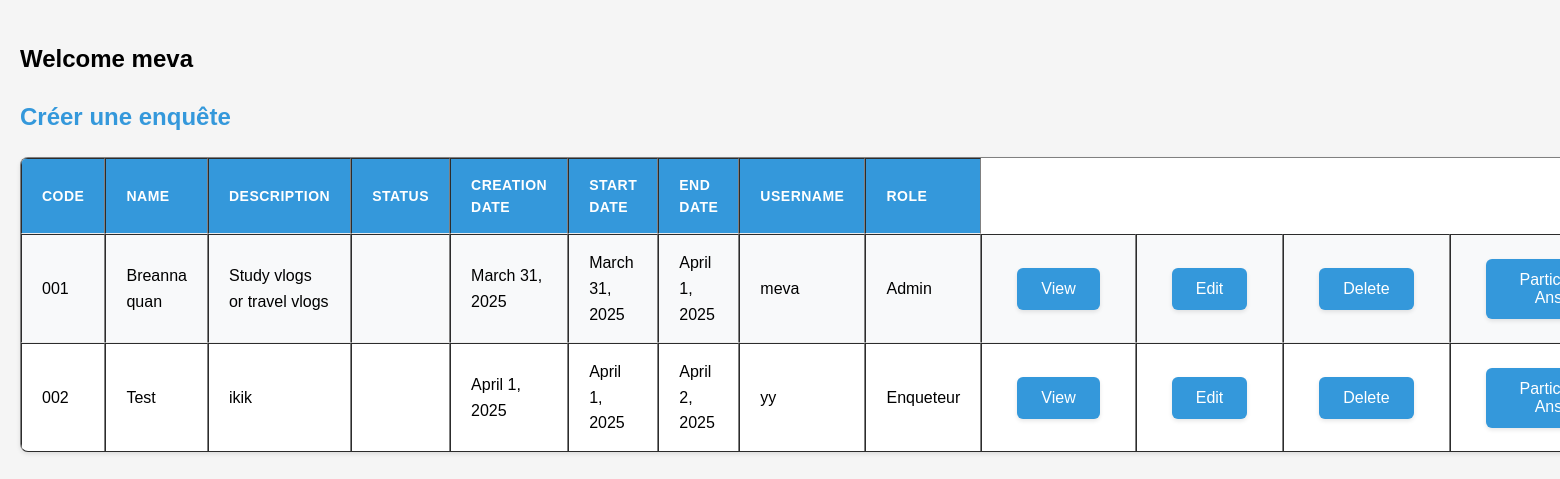
Page /home-admin/ (signed in) on the committed database.
### home/models.py (models this page shows, shortened)
class enquete(models.Model):
    code = models.CharField(max_length = 10, unique = True)
    name = models.CharField(max_length = 100, unique = True)
    description = models.CharField(max_length = 255, null= True, blank= True)
    status = models.CharField(max_length = 10)
    creation_date = models.DateField(auto_now_add = True)
    start_date = models.DateField(null= False, blank= False)
    end_date = models.DateField(null= False, blank= False)
    userID = models.ForeignKey(User, on_delete = models.CASCADE, related_name= 'enquete')
    roleID = models.ForeignKey(role, on_delete = models.CASCADE, related_name= 'enquete')
    token = models.UUIDField(default = uuid.uuid4, editable = False, unique= True)

class role(models.Model):
    role_name = models.CharField(max_length=15)
    def __str__(self):
        return self.role_name

### home/views.py (the view)
# urls.py: path('home-admin/', home_admin, name='home_admin'),
@login_required
def home_admin(request):
    context = {
        'enquetes' : enquete.objects.all()
    }
    return render(request, 'admin/main_admin.html', context)

### home/templates/admin/main_admin.html
{% extends "admin/home_admin.html" %}
{% block main %}
<a href="{% url 'create_enquete' %}"><h2>Créer une enquête</h2></a>
<table border="1">
    <tr>
        <th>Code</th>
        <th>Name</th>
        <th>Description</th>
        <th>Status</th>
        <th>Creation Date</th>
        <th>Start Date</th>
        <th>End Date</th>
        <th>Username</th>
        <th>Role</th>
    </tr>
    {% for enquete in enquetes %}
    <tr>
        <td>{{ enquete.code }}</td>
        <td>{{ enquete.name }}</td>
        <td>{{ enquete.description }}</td>
        <td>{{ enquete.status }}</td>
        <td>{{ enquete.creation_date }}</td>
        <td>{{ enquete.start_date }}</td>
        <td>{{ enquete.end_date }}</td>
        <td>{{ enquete.userID }}</td>
        <td>{{ enquete.roleID }}</td>
        <td><a href="{% url 'view_enquete_admin' enquete.id %}"><button>View</button></a></td>
        <td><a href="{% url 'update_enquete_admin' enquete.id %}"><button>Edit</button></a></td>
        <td><a href="{% url 'delete_enquete_admin' enquete.id %}"><button>Delete</button></a></td>
        <td><a href="{% url 'view_email_participants' enquete.id %}"><button>Participants Answer</button></a></td>
    </tr>
    {% endfor %}
</table>
{% endblock  %}

### home/templates/admin/home_admin.html (shortened to what this page needs)
{% load static %}
<!DOCTYPE html>
<html lang="en">
<head>
    <link rel="stylesheet" href="{% static 'css/styles.css' %}">
</head>
<body>
    <h2>Welcome {{ user.username }}</h2>
    <main>
        {% block main %}
        {% endblock %}
    </main>
</body>
</html>

### home/static/css/styles.css (style rules this page uses)
body { font-family: 'Arial', sans-serif; line-height: 1.6; margin: 0; padding: 20px; background-color: #f5f5f5; }
button, input[type="submit"], .btn { display: inline-block; padding: 12px 24px; margin: 5px; background-color: #3498db; color: white; border: none; border-radius: 6px; cursor: pointer; font-size: 16px; font-weight: 500; text-align: center; text-decoration: none; transition: all 0.3s ease; box-shadow: 0 2px 4px rgba(0, 0, 0, 0.1); }
table { width: 100%; border-collapse: separate; border-spacing: 0; margin: 20px 0; background: white; box-shadow: 0 2px 4px rgba(0, 0, 0, 0.1); border-radius: 8px; overflow: hidden; }
th, td { padding: 15px 20px; text-align: left; border-bottom: 1px solid #eee; }
th { background-color: #3498db; color: white; font-weight: 600; text-transform: uppercase; font-size: 14px; letter-spacing: 0.5px; }
tr:last-child td { border-bottom: none; }
tr:nth-child(even) { background-color: #f8f9fa; }
table a { color: #3498db; text-decoration: none; padding: 5px 10px; border-radius: 4px; transition: all 0.3s ease; }
a { color: #3498db; text-decoration: none; }

### rows in the picture
enquete: code "001", name "Breanna quan", description "Study vlogs or travel vlogs", creation_date "March 31, 2025", start_date "March 31, 2025", end_date "April 1, 2025", userID "meva", roleID "Admin"
enquete: code "002", name "Test", description "ikik", creation_date "April 1, 2025", start_date "April 1, 2025", end_date "April 2, 2025", userID "yy", roleID "Enqueteur"

### other values in the picture
{{ user.username }} "meva"
